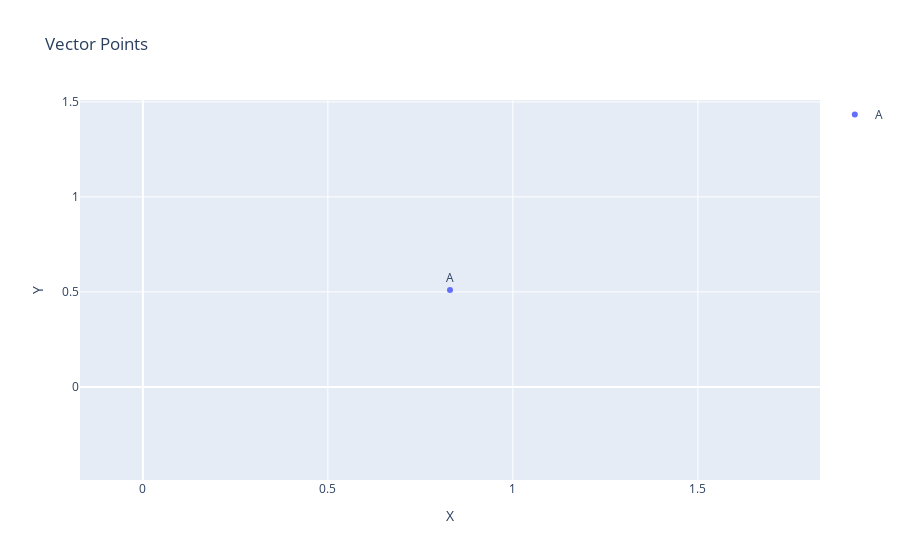

This figure's notebook cell:
### Code cell
def plot_vector_points(vectors, names=None):
    # Create a figure
    fig = go.Figure()
    
    # Add vectors as points
    for i, vector in enumerate(vectors):
        name = names[i] if names and i < len(names) else f"Vector {i+1}"
        fig.add_trace(go.Scatter(
            x=[vector[0]],
            y=[vector[1]],
            mode='markers+text',
            name=name,
            text=[name],
            textposition="top center"
        ))
    
    # Update layout with correct title property
    fig.update_layout(
        title=dict(text="Vector Points"),  # Use title dict instead of titlefont
        xaxis=dict(title="X"),
        yaxis=dict(title="Y"),
        showlegend=True
    )
    
    # Show the plot
    fig.show()

# Call the function
plot_vector_points([A], names=["A"])

def plot_grid(xygrids, titles, colors, figsize=(16,8)):
    assert len(xygrids)>1
    c = len(xygrids)
    fig, axes = plt.subplots(1, c, figsize=figsize, facecolor="w", sharey=True, sharex=True)
    # Plot grid points 
    # plt.figure()
    for ax, xygrid, title in zip(axes, xygrids, titles):
        ax.scatter(xygrid[:,0], xygrid[:,1], s=36, c=colors, edgecolor="none")
        # Set axis limits
        ax.grid(True)
        # ax1.axis("equal")
        ax.set_title(title)
        ax.set_aspect('equal')
    plt.show()

### Figure 1 — Plotly figure (JSON) as saved in the notebook; plotly's stock layout.template omitted (floating-point values rounded to 4 significant figures)
{"data": [{"mode": "markers+text", "name": "A", "text": ["A"], "textposition": "top center", "type": "scatter", "x": [0.83], "y": [0.51]}], "layout": {"showlegend": true, "title": {"text": "Vector Points"}, "xaxis": {"title": {"text": "X"}}, "yaxis": {"title": {"text": "Y"}}}}
